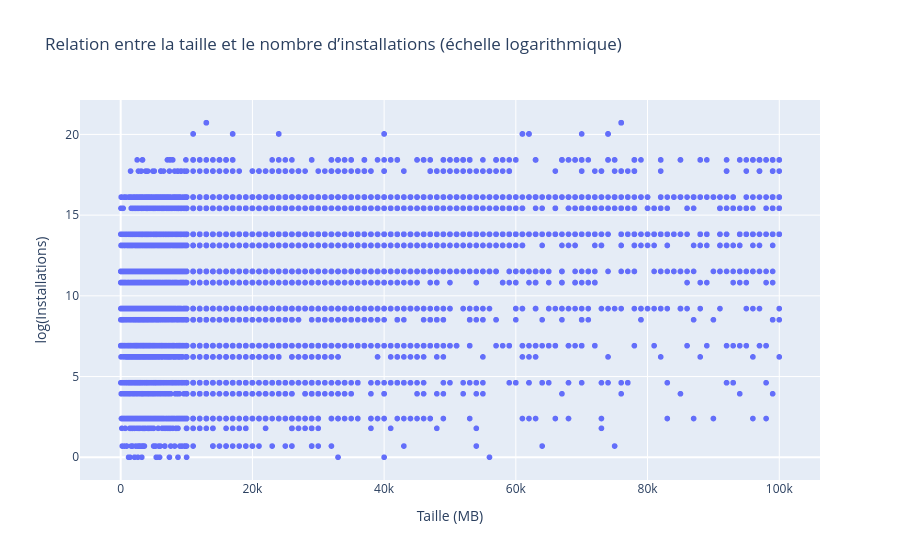

Notebook source saved alongside this figure:
### Code cell
import numpy as np
import plotly.express as px

# Ajout de l’échelle log pour mieux visualiser
df['log_installs'] = np.log1p(df['Installs'])  # log(1 + installs)

fig = px.scatter(
    df,
    x='Size',
    y='log_installs',
    hover_name='App',
    title='Relation entre la taille et le nombre d’installations (échelle logarithmique)',
    labels={
        'Size': 'Taille (MB)',
        'log_installs': 'log(Installations)'
    }
)
fig.show()

### Figure 1 — Plotly figure (JSON) as saved in the notebook; plotly's stock layout.template omitted (floating-point values rounded to 4 significant figures; data arrays with more than 128 entries replaced by an {"elided": "..."} marker saying what was removed)
{"data": [{"hovertemplate": "<b>%{hovertext}</b><br><br>Taille (MB)=%{x}<br>log(Installations)=%{y}<extra></extra>", "hovertext": {"elided": "10357 str values"}, "legendgroup": "", "marker": {"color": "#636efa", "symbol": "circle"}, "mode": "markers", "name": "", "showlegend": false, "type": "scattergl", "x": {"elided": "10357 float values"}, "xaxis": "x", "y": {"elided": "10357 float values"}, "yaxis": "y"}], "layout": {"legend": {"tracegroupgap": 0}, "title": {"text": "Relation entre la taille et le nombre d’installations (échelle logarithmique)"}, "xaxis": {"anchor": "y", "domain": [0, 1], "title": {"text": "Taille (MB)"}}, "yaxis": {"anchor": "x", "domain": [0, 1], "title": {"text": "log(Installations)"}}}}
